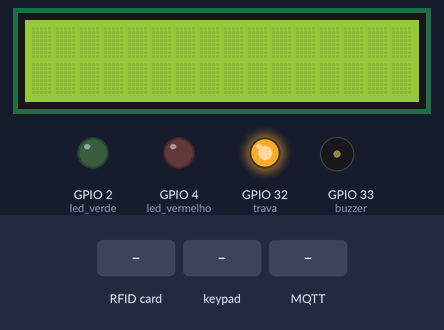
The sketch below on a simulated ESP32. Parts: 16×2 character LCD, output pins drawn as LEDs (lit = HIGH), buzzer (waves = sounding, pin HIGH). Inputs (shaded band) come from the test bench. WiFi joins after 1.5 s; servers stay silent unless stated; random numbers use the default seed unless the sketch sets one; no MQTT or app messages arrive unless stated; what the sketch prints to the serial monitor is not drawn.

Above: at 3.0 s.
3.1 s: RFID card 13 66 6F 09 held to the reader
At 5.3 s:
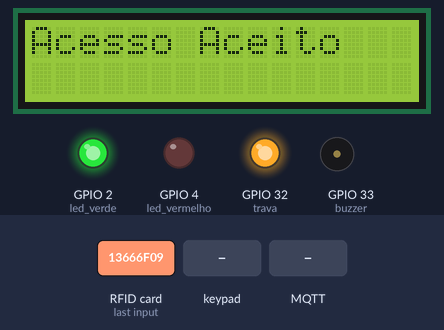
9.1 s: keypad keys 1 1 1 1 # pressed 0.4 s apart
At 13.9 s:
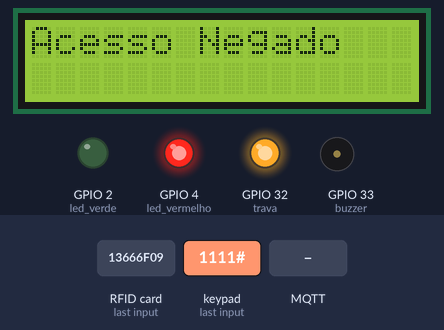
14.1 s: MQTT message "1111" arrives on the first subscribed topic
At 16.5 s:
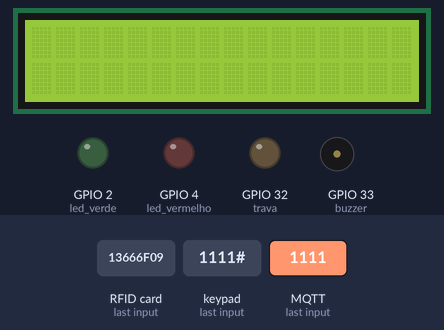
17.1 s: keypad keys 1 3 9 7 * pressed 0.4 s apart
At 19.1 s:
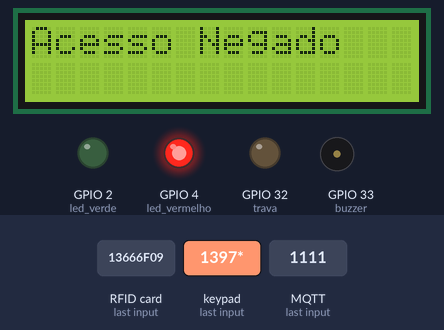
23.6 s: RFID card 5E 7A 19 C4 held to the reader
At 26.1 s:
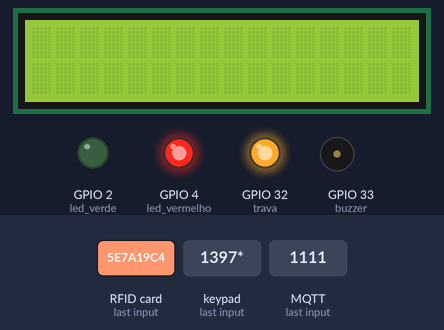
Timing chart, 0 to 27.6 s (numbered marks = the images above; inputs shaded):
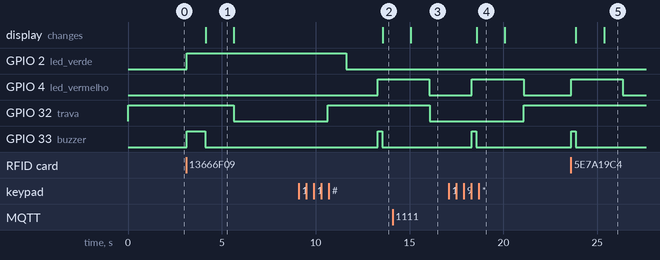

The sketch:

sketch_may24a.ino
```cpp
#include "Wire.h"
#include "I2CKeyPad.h"
#include <WiFi.h>
#include <PubSubClient.h>
#include <SPI.h>
#include <LiquidCrystal_I2C.h>
#include <MFRC522.h>

I2CKeyPad teclado(0x20);

int ultima_vez_apertado = 0;

int pino_rst = 15;
int pino_sda = 5;
int led_verde = 2;
int led_vermelho = 4;
int buzzer = 33;
int trava = 32;
MFRC522 rfid(pino_sda, pino_rst);
byte allowedUID[4] = { 0x13, 0x66, 0x6F, 0x09 };

String mensagens[] = { "Acesso Aceito", "Acesso Negado" };
int indiceMensagem = 0;

LiquidCrystal_I2C lcd(0x27, 16, 2);

const char* ssid = "iPhone de Ian Lucas";
const char* password = "321321321";

const char* mqttServer = "broker.hivemq.com";
const int mqttPort = 1883;
const char* mqttUser = "";
const char* mqttPassword = "";

WiFiClient espClient;
PubSubClient clientMqtt(espClient);

void setup() {
  Serial.begin(9600);

  Wire.begin();
  Wire.setClock(400000);
  if (!teclado.begin()) {
    Serial.println("Falha na comunicação do Teclado. Reinicie o dispositivo.");
    while (1)
      ;
  }

  pinMode(led_verde, OUTPUT);
  pinMode(led_vermelho, OUTPUT);
  pinMode(buzzer, OUTPUT);
  pinMode(trava, OUTPUT);
  digitalWrite(trava, HIGH);

  lcd.init();
  lcd.backlight();
  SPI.begin();
  rfid.PCD_Init();
  Serial.println("Aproxime o cartão ou chaveiro RFID ao leitor...");
  WiFi.begin(ssid, password);

  while (WiFi.status() != WL_CONNECTED) {
    delay(500);
    Serial.print("Tentando se conectar na rede: ");
    Serial.println(ssid);
  }

  Serial.println("Conectado na Rede WiFi.");
  Serial.print("IP address: ");
  Serial.println(WiFi.localIP());

  clientMqtt.setServer(mqttServer, mqttPort);
  clientMqtt.setCallback(callback);

  while (!clientMqtt.connected()) {
    Serial.println("Conectando ao Broker MQTT...");
    String clientId = "ESP32Client_" + String(random(0xffff), HEX);
    Serial.println("clientId = " + clientId);
    if (clientMqtt.connect(clientId.c_str(), mqttUser, mqttPassword)) {
      Serial.println("O cliente " + clientId + " foi conectado com sucesso");
    } else {
      int clientState = clientMqtt.state();
      Serial.print("Falha ao se conectar. ");
      Serial.println("Estado do cliente: " + (String)clientState);
      delay(2000);
    }
  }

  Serial.print("Tentando enviar a mensagem");
  clientMqtt.publish("ian/smartlocker", "ESP32 Conectado");
  clientMqtt.subscribe("ian/smartlocker");
}

int lastState = -1;

void callback(char* topic, byte* payload, unsigned int length) {
  Serial.print("Received message: ");
  for (int i = 0; i < length; i++) {
    Serial.print((char)payload[i]);
  }
  Serial.println();
  int newState = (payload[0] == '0');
  if (newState != lastState) {
    lastState = newState;
    if (newState == 0) {
      Serial.println("Trava ON");
      digitalWrite(trava, LOW);
    } else {
      Serial.println("Trava OFF");
      digitalWrite(trava, HIGH);
    }
  }
}

String code = "";  // global variable to store the 4-digit code


void loop() {

  clientMqtt.loop();


  int tempo_atual = millis();

  char teclas[] = "123A456B789C*0#DNF";

  int indice = teclado.getKey();


  if (teclado.isPressed()) {

    char tecla = teclas[indice];

    if (tempo_atual - ultima_vez_apertado >= 200) {

      ultima_vez_apertado = millis();

      Serial.println(tecla);

      code += tecla;
      if (code.length() == 4) {

        if (code == "1111") {  // change this to your desired 4-digit password
          acessoAutorizado();

        } else {
          acessoNegado();
        }

        code = "";  // reset code
      }
    }
  }


  if (!rfid.PICC_IsNewCardPresent()) {
    return;
  }

  if (!rfid.PICC_ReadCardSerial()) {
    return;
  }

  bool accessGranted = true;
  for (byte i = 0; i < rfid.uid.size; i++) {
    if (rfid.uid.uidByte[i] != allowedUID[i]) {
      accessGranted = false;
      break;
    }
  }

  if (accessGranted) {
    acessoAutorizado();
  } else {
    acessoNegado();
  }

  delay(1000);
}

void acessoAutorizado() {
  Serial.println("Acesso Autorizado!!!");
  digitalWrite(led_verde, HIGH);
  apitarBuzzer(0);
  liquidCrystal(0);
  destrancar();
  delay(1000);
  digitalWrite(led_verde, LOW);
}

void acessoNegado() {
  Serial.println("Acesso Negado!!!");
  digitalWrite(led_vermelho, HIGH);
  apitarBuzzer(1);
  liquidCrystal(1);
  delay(1000);
  digitalWrite(led_vermelho, LOW);
  digitalWrite(trava, HIGH);
}

void apitarBuzzer(int indiceMensagem) {
  if (indiceMensagem == 0) {
    digitalWrite(buzzer, HIGH);
    delay(1000);
    digitalWrite(buzzer, LOW);
  } else {
    digitalWrite(buzzer, HIGH);
    delay(250);
    digitalWrite(buzzer, LOW);
  }
}

void liquidCrystal(int indiceMensagem) {
  lcd.setCursor(0, 0);
  lcd.print(mensagens[indiceMensagem]);
  delay(1500);
  lcd.clear();
}

void destrancar() {
  digitalWrite(trava, LOW);
  delay(5000);
  digitalWrite(trava, HIGH);
}
```

Measured:
- after the input at 3.1 s, GPIO 2 (led_verde): LOW → HIGH at once; GPIO 32 (trava): HIGH → LOW after 2.5 s; GPIO 33 (buzzer): LOW → HIGH at once, → LOW 1.0 s later; the display: changes after 1.0 s (image 1)
- after the input at 9.1 s, GPIO 4 (led_vermelho): LOW → HIGH after 4.2 s; GPIO 33 (buzzer): LOW → HIGH after 4.2 s, → LOW 0.25 s later; the display: changes after 4.5 s (image 2)
- after the input at 14.1 s, GPIO 32 (trava): HIGH → LOW after 2.0 s
- after the input at 17.1 s, GPIO 4 (led_vermelho): LOW → HIGH after 1.2 s, → LOW 2.8 s later; GPIO 32 (trava): LOW → HIGH after 4.0 s; GPIO 33 (buzzer): LOW → HIGH after 1.2 s, → LOW 0.25 s later; the display: changes after 1.5 s (image 4)
- after the input at 23.6 s, GPIO 4 (led_vermelho): LOW → HIGH at once, → LOW 2.8 s later; GPIO 33 (buzzer): LOW → HIGH at once, → LOW 0.25 s later; the display: first changes after 0.27 s (image 5 shows a later state)
- what the display in image 1 shows lasts 1.5 s, from 4.1 s to 5.6 s
